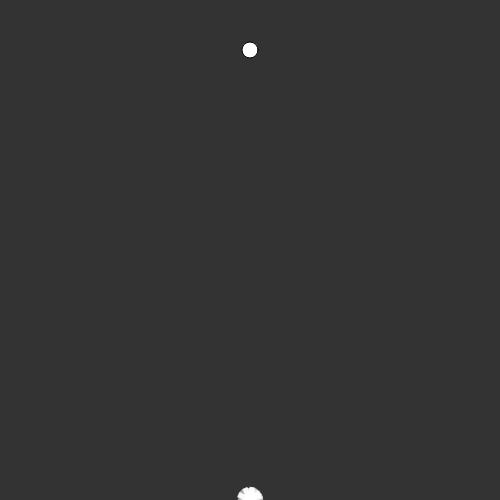
Frame 1 (no input)
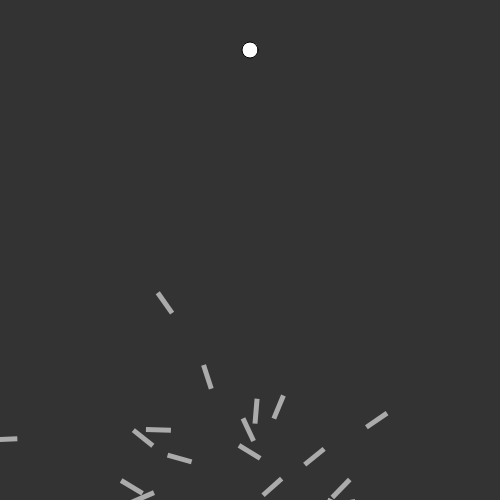
Frame 60 (no input)
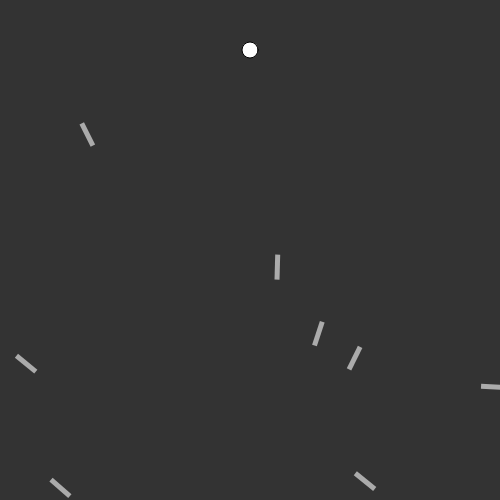
Frame 120 (the mouse pressed at the canvas centre since frame 60)

The p5.js sketch that drew these frames (run headless with seeded random() and noise() and a simulated clock; from frame 60 on, the mouse is pressed at the canvas centre):

// p5.js sketch
// ── sketch.js
var popula;
var totalfogs = 25;
var vida = 200;
var count = 0;
var target;

function setup() {
	createCanvas(500,500);
	fog = new rocket();
	popula = new total();
	target = createVector(width/2,50);
}

function draw() {
	background(51);
	popula.run();
	count++;
	if (count == vida) {
		//popula = new total();
		popula.nextGen();
		popula.randomselection();
		count = 0;
	}
	ellipse(target.x,target.y,16,16);
	console.log(count);
}


function total(){
	this.fogs = [];
	this.totalsize = totalfogs;
	this.parents = [];
	for (var i = 0; i < this.totalsize; i++) {
		this.fogs [i] = new rocket();
	}
	this.nextGen = function(){
		var maxfit = 0;
		for (var i = 0; i < this.totalsize; i++) {
			this.fogs[i].newfitness();
			if (this.fogs[i].fitness > maxfit) {
				maxfit = this.fogs[i].fitness;
			}
		}
		for (var i = 0; i < this.totalsize; i++) {
			this.fogs[i].fitness /= maxfit;
		}

		this.parents = [];
		for (var i = 0; i < this.totalsize; i++) {
			var n = this.fogs[i].fitness * 100;
			for (j = 0; j < n; j++){
				this.parents.push(this.fogs[i]);
			}
		}
	}

	this.randomselection = function(){
		var newfogs = [];
		for (var i = 0; i < this.fogs.length; i++){
			var parentA = random(this.parents).brain;
			var parentB = random(this.parents).brain;
			var childneural = parentA.crossover(parentB);
			newfogs[i] = new rocket(childneural);
		}
		this.fogs = newfogs;
	}

	this.run = function(){
		for (var i = 0; i < this.totalsize; i++) {
			this.fogs[i].update();
			this.fogs[i].show();
		}
	}
}

function neural(genes){
	this.genes = [];
	if (genes) {
		this.genes = genes;
	} else {
		this.genes = [];
		for (var i = 0; i < vida; i++) {
			this.genes[i] = p5.Vector.random2D();
			this.genes[i].setMag(0.5);
		}
	}
	this.crossover = function(partner) {
		var newgenes = [];
		var mid = floor(random(this.genes.length));
		for (var i = 0; i < this.genes.length;i++) {
			if (i > mid) {
				newgenes[i] = this.genes[i];
			} else {
				newgenes[i] = partner.genes[i];
			}
		}
		return new neural(newgenes);
	}
}

function rocket(neuralnovo){
	this.pos = createVector(width/2, height);
	this.vel = createVector();
	this.acc = createVector();
	if (neuralnovo) {
		this.brain = neuralnovo;
	} else {
		this.brain = new neural();
	}
	this.count = 0;
	this.fitness = 1;
	this.applyAcc = function(force) {
		this.acc.add(force);
	}
	this.update = function() {
		this.applyAcc(this.brain.genes[count]);
		this.vel.add(this.acc);
		this.pos.add(this.vel);
		this.acc.mult(0);
	}
	this.show = function(){
		push();
		noStroke();
		fill(255,150);
		translate(this.pos.x, this.pos.y);
		rotate(this.vel.heading());
		rectMode(CENTER);
		rect(0,0,25,5);
		pop();
	}
	this.newfitness = function(){
		var d = dist(this.pos.x,this.pos.y,target.x,target.y);
		this.fitness = map(d,0,width,width,0);
	}
}
